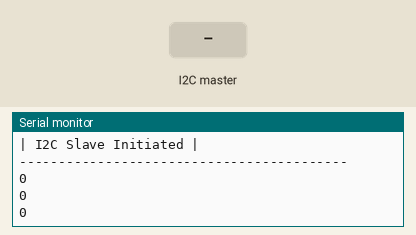
Recording of a sketch running on a simulated Arduino Uno, built with avr-gcc and run on an emulated ATmega328P. On the bench: the last lines printed to the serial monitor. Inputs (shaded band) come from the test bench.

Above: at 1.2 s.
1.3 s: the I2C master sends the byte 1
At 1.9 s:
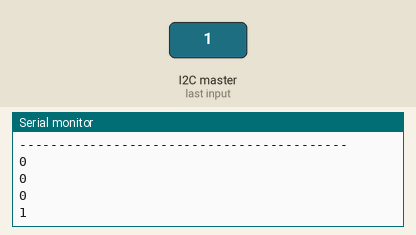
2.8 s: the I2C master sends the byte 2
At 3.4 s:
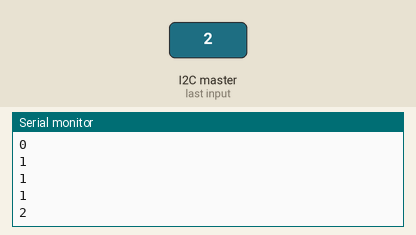
Timing chart, 0 to 5.8 s (numbered marks = the images above; inputs shaded):
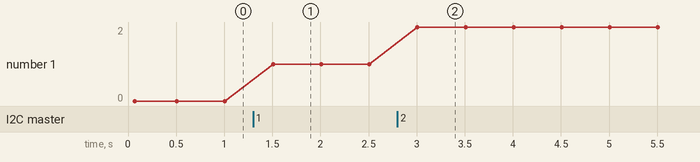

The sketch:

Signal_Check_I2C_Slave_v1.1.ino
```cpp
/*******************************************************************************
- Arduino to Arduino I2C Serial Communication Test (I2C Slave Code)
  (This version includes a time condition, Master sends ReceivedValue value of 0 to
  1 every 0.5 seconds over the I2C bus, if either 0 or 1 is held for more
  than four seconds, that means the Master Arduino is not operating)
- Version 1.1
- Modified by Jerico Magtaan
- Last Edited on 22/04/20
*******************************************************************************/
/*
 * The purpose of this code is to investigate if I2C can be used as a
 * handshake protocol for signal checking between two Arduinos
 * Two Arduinos are connected to each other using built-in I2C pins:
- Pin A4 (SDA) of Slave Arduino to Pin A4 (SDA) of Master Arduino
- Pin A5 (SCL) of Slave Arduino to Pin A5 (SCL) of Master Arduino
- GND pin of both Arduinos connected to a common ground
*******************************************************************************/


/************* Import all needed libraries needed by the Arduino **************/
#include <Wire.h>     // Library used for I2C communication.

/************ Declare variables that will be used on the Arduino *************/
int ReceivedValue = 0;                                  // Variable that will be constantly received from the Master Arduino.
unsigned long ReceivedValue1LastTimeConditionWasFalse;  // Condition when received variable ReceivedValue is 1.
unsigned long ReceivedValue0LastTimeConditionWasFalse;  // Condition when received variable ReceivedValue is 0.


/*********************** Void setup allows to run once ***********************/
void setup()
{

  // Begin serial communication:
  Serial.begin(9600);
  Serial.println("| I2C Slave Initiated |");


  // Set up I2C communication/I2C bus:
  Wire.begin(5);                // Configure this Arduino with a slave address of 5.
  Wire.onReceive(receiveEvent); // Carry out event for receiving signals on the I2C bus.
  Serial.println("------------------------------------------");

}
/********************************* End setup *********************************/


/******************* Void loop allows to run continuously ********************/
void loop()
{

  Serial.println(ReceivedValue);  // print the received variable stored in ReceivedValue.
  delay(500);                     // 0.5 second delay.


  // Count the duration that the value in variable ReceivedValue not equal to 1:
  if (ReceivedValue != 1)
  {
    ReceivedValue1LastTimeConditionWasFalse = millis();
  }
  // Condition to show that SignalValue equal to 1 for more than four seconds:
  // When the Master Arduino is disconnected, it continuously receives the last sent value instead.
  // The principle of a signal check is used with a timing condition, where the value 4000(4s) can be
  // adjusted to suit the system of the user, it can be configured to detect faster by reducing the time "4000".
  if (millis() - ReceivedValue1LastTimeConditionWasFalse >= 4000)
  {
    Serial.println("Master Arduino not operating, turn off system (1)");
    // Code for Low Voltage System to use relay to turn off system here...
  }

  // Count the duration that the value in variable ReceivedValue not equal to 0:
  if (ReceivedValue != 0)
  {
    ReceivedValue0LastTimeConditionWasFalse = millis();
  }
  // Condition to show that SignalValue equal to 0 for more than four seconds.
  // When the Master Arduino is disconnected, it continuously receives the last sent value instead.
  // The principle of a signal check is used with a timing condition, where the value 4000(4s) can be
  // adjusted to suit the system of the user, it can be configured to detect faster by reducing the time "4000".
  if (millis() - ReceivedValue0LastTimeConditionWasFalse >= 4000)
  {
    Serial.println("Master Arduino not operating, turn off system (0)");
    // Code for Low Voltage System to use relay to turn off system here...
  }

}
/**************************** End main loop***********************************/


/**************** Event for receive from Master via I2C bus ******************/
void receiveEvent(int bytes)
{
  ReceivedValue = Wire.read();    // Store received bytes into variable ReceivedValue.
}
/*****************************************************************************/
```

Measured:
- after the input at 1.3 s, the serial monitor: prints a new line after 0.21 s (image 1)
- after the input at 2.8 s, the serial monitor: prints a new line after 0.21 s (image 2)
- plotted number 1: 0 → 1 after the input at 1.3 s
